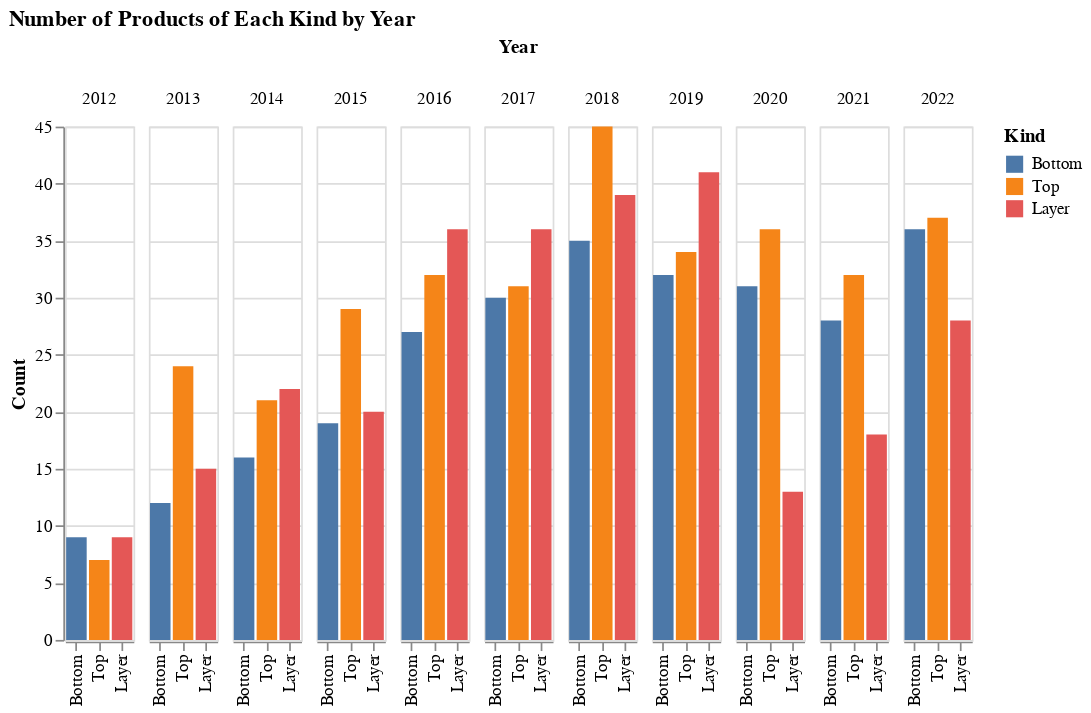

Write notebook code for a chart like this one.
### Markdown cell above
Ignoring the objects and focusing on just the clothes, we can see some trends at a more specific level: **bottoms and tops** are back to pre-pandemic levels: there were a larger number of bottoms released in 2022 than in any previous year, and the same for tops, excepting 2018. But **layers** have noticably declined in importance.

### Code cell
tdf = clothes_products_df.groupby(['Kind', 'Year']).count()['Release'].reset_index()
tdf.columns = ['Kind', 'Year', 'Count']
alt.Chart(tdf, width=40).mark_bar().encode(
    x=alt.X('Kind:N', sort=kind_sort_order, title=None),
    y='Count:Q',
    color=alt.Color('Kind:N', sort=kind_sort_order),
    column='Year:O',
    tooltip=['Count', 'Kind']
).configure_facet(spacing=7).properties(title=f"Number of Products of Each Kind by Year")

### Figure 1 — Vega-Lite specification as saved in the notebook (floating-point values rounded to 4 significant figures)
{"$schema": "https://vega.github.io/schema/vega-lite/v4.17.0.json", "config": {"facet": {"spacing": 7}, "view": {"continuousHeight": 300, "continuousWidth": 400}}, "data": {"name": "data-83331876f6fdd9b2488830b59d4d47de"}, "datasets": {"data-83331876f6fdd9b2488830b59d4d47de": [{"Count": 9, "Kind": "Bottom", "Year": 2012}, {"Count": 12, "Kind": "Bottom", "Year": 2013}, {"Count": 16, "Kind": "Bottom", "Year": 2014}, {"Count": 19, "Kind": "Bottom", "Year": 2015}, {"Count": 27, "Kind": "Bottom", "Year": 2016}, {"Count": 30, "Kind": "Bottom", "Year": 2017}, {"Count": 35, "Kind": "Bottom", "Year": 2018}, {"Count": 32, "Kind": "Bottom", "Year": 2019}, {"Count": 31, "Kind": "Bottom", "Year": 2020}, {"Count": 28, "Kind": "Bottom", "Year": 2021}, {"Count": 36, "Kind": "Bottom", "Year": 2022}, {"Count": 9, "Kind": "Layer", "Year": 2012}, {"Count": 15, "Kind": "Layer", "Year": 2013}, {"Count": 22, "Kind": "Layer", "Year": 2014}, {"Count": 20, "Kind": "Layer", "Year": 2015}, {"Count": 36, "Kind": "Layer", "Year": 2016}, {"Count": 36, "Kind": "Layer", "Year": 2017}, {"Count": 39, "Kind": "Layer", "Year": 2018}, {"Count": 41, "Kind": "Layer", "Year": 2019}, {"Count": 13, "Kind": "Layer", "Year": 2020}, {"Count": 18, "Kind": "Layer", "Year": 2021}, {"Count": 28, "Kind": "Layer", "Year": 2022}, {"Count": 7, "Kind": "Top", "Year": 2012}, {"Count": 24, "Kind": "Top", "Year": 2013}, {"Count": 21, "Kind": "Top", "Year": 2014}, {"Count": 29, "Kind": "Top", "Year": 2015}, {"Count": 32, "Kind": "Top", "Year": 2016}, {"Count": 31, "Kind": "Top", "Year": 2017}, {"Count": 45, "Kind": "Top", "Year": 2018}, {"Count": 34, "Kind": "Top", "Year": 2019}, {"Count": 36, "Kind": "Top", "Year": 2020}, {"Count": 32, "Kind": "Top", "Year": 2021}, {"Count": 37, "Kind": "Top", "Year": 2022}]}, "encoding": {"color": {"field": "Kind", "sort": ["Bottom", "Top", "Layer"], "type": "nominal"}, "column": {"field": "Year", "type": "ordinal"}, "tooltip": [{"field": "Count", "type": "quantitative"}, {"field": "Kind", "type": "nominal"}], "x": {"field": "Kind", "sort": ["Bottom", "Top", "Layer"], "title": null, "type": "nominal"}, "y": {"field": "Count", "type": "quantitative"}}, "mark": "bar", "title": "Number of Products of Each Kind by Year", "width": 40}
